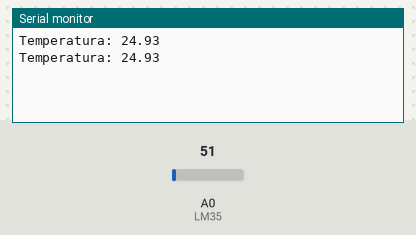
The sketch below on a simulated Arduino Uno, built with avr-gcc and run on an emulated ATmega328P. Parts: the last lines printed to the serial monitor. The inputs (shaded band) are chosen by the test bench; at power-on: A0 (LM35) = 51.

Above: at 1.8 s.
1.9 s: A0 (LM35) set to 61
At 2.4 s:
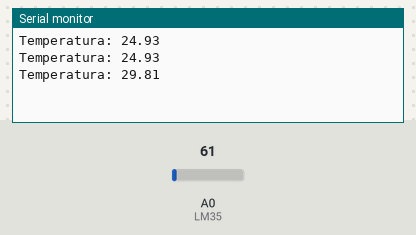
3.4 s: A0 (LM35) set to 71
At 4.8 s:
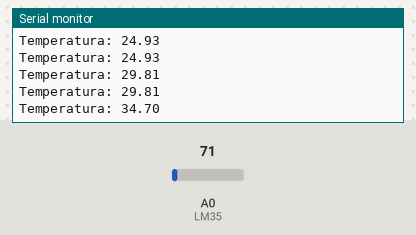
Timing chart, 0 to 6.4 s (numbered marks = the images above; inputs shaded):
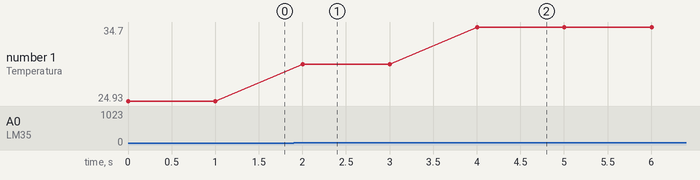

The sketch:

28092018a.ino
```cpp
const int LM35 = A0; // Define o pino de leitura
float temperatura; // Variável que armazenará a
//temperatura medida

void setup() {
  // inicializa a comunicação serial
  Serial.begin(9600);
}

void loop() {
  temperatura = (float(analogRead(LM35)) * 5 / (1023)) / 0.01;
  Serial.print("Temperatura: ");
  Serial.println(temperatura);
  delay(1000);
}
```

Measured:
- after the input at 1.9 s, the serial monitor: prints a new line after 0.10 s (image 1)
- after the input at 3.4 s, the serial monitor: prints a new line after 0.60 s (image 2)
- plotted number 1: 24.93 → 29.81 after the input at 1.9 s, 29.81 → 34.7 after the input at 3.4 s
